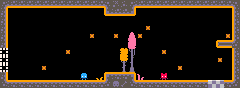

The image is a tile-based game level rendered from a .tmx file. Its description and complete source (layers, tilesets, objects, tile grids) follow:
An orthogonal 30x11 tile map with 8x8 px tiles, 2 tile layers (tiles, chars).

<map version="1.0" tiledversion="1.0.3" orientation="orthogonal" renderorder="right-down" width="30" height="11" tilewidth="8" tileheight="8" nextobjectid="1">
 <properties>
  <property name="desc" value="Looking around" />
  <property name="title" value="Level One" />
 </properties>
 <tileset firstgid="1" source="tilemap.tsx" />
 <layer name="tiles" width="30" height="11">
  <data encoding="csv">
4,5,5,5,5,5,5,5,5,5,5,5,5,6,33,18,4,5,5,5,5,5,5,5,5,5,5,5,5,6,
19,0,0,0,0,0,0,0,0,0,0,0,0,79,5,5,80,0,0,0,0,0,0,0,0,0,0,0,0,21,
19,0,0,0,0,0,0,0,0,0,0,0,0,0,0,0,0,0,0,0,0,0,0,0,0,0,0,0,0,21,
19,0,0,0,0,0,0,0,0,0,0,0,0,0,0,0,0,0,0,0,0,0,0,0,0,0,0,0,0,21,
19,0,0,0,0,0,0,0,0,0,0,0,0,0,0,0,0,0,0,0,0,0,0,0,0,0,0,0,0,21,
19,0,0,0,0,0,0,0,0,0,0,0,0,0,0,0,0,0,0,0,0,0,0,0,0,0,0,49,50,36,
101,0,0,0,0,0,0,0,0,0,0,0,0,0,0,0,0,0,0,0,0,0,0,0,0,0,0,0,0,21,
101,0,0,0,0,0,0,0,0,0,0,0,0,0,0,0,0,0,0,0,0,0,0,0,0,0,0,0,0,21,
101,0,0,0,0,0,0,0,0,0,0,0,0,0,0,0,0,0,0,0,0,0,0,0,0,0,0,0,0,21,
19,0,0,0,0,0,0,0,0,0,0,0,0,64,35,35,65,0,0,0,0,0,0,0,0,0,0,0,0,21,
34,35,35,35,35,35,35,35,35,35,35,35,35,36,40,25,34,35,35,35,35,35,35,35,35,35,77,77,35,36
</data>
 </layer>
 <layer name="chars" width="30" height="11">
  <data encoding="csv">
0,0,0,0,0,0,0,0,0,0,0,0,0,0,0,0,0,0,0,0,0,0,0,0,0,0,0,0,0,0,
0,0,0,0,0,0,0,0,0,0,0,0,0,0,0,0,0,0,0,0,0,0,0,0,0,0,0,0,0,0,
0,0,0,0,0,0,0,0,0,0,0,0,0,0,0,0,0,0,0,0,0,0,0,0,0,0,0,0,0,0,
0,0,0,0,0,0,0,0,0,0,0,0,0,0,0,0,0,0,89,0,0,0,0,0,0,0,0,0,0,0,
0,0,0,0,0,0,0,0,0,0,0,89,0,0,89,0,9,89,0,0,0,0,0,0,0,0,0,0,89,0,
0,0,0,0,0,0,0,0,0,0,0,0,0,0,0,0,24,0,0,0,0,0,0,0,0,0,0,0,0,0,
0,0,0,0,0,0,0,0,89,0,0,0,0,0,0,2,39,0,0,0,89,0,0,0,0,0,0,0,0,0,
0,0,0,0,0,0,0,0,0,0,0,0,0,0,0,32,54,0,0,0,0,0,0,0,0,0,0,89,0,0,
0,0,0,0,0,89,0,0,0,0,0,0,0,0,0,62,69,0,0,0,0,0,89,0,0,0,0,0,0,0,
0,0,0,132,0,0,0,0,0,0,96,0,66,0,0,0,0,73,0,0,91,0,0,0,0,0,0,0,0,0,
0,0,0,0,0,0,0,0,0,0,0,0,0,0,0,0,0,0,0,0,0,0,0,0,0,0,0,0,0,0
</data>
 </layer>
</map>
